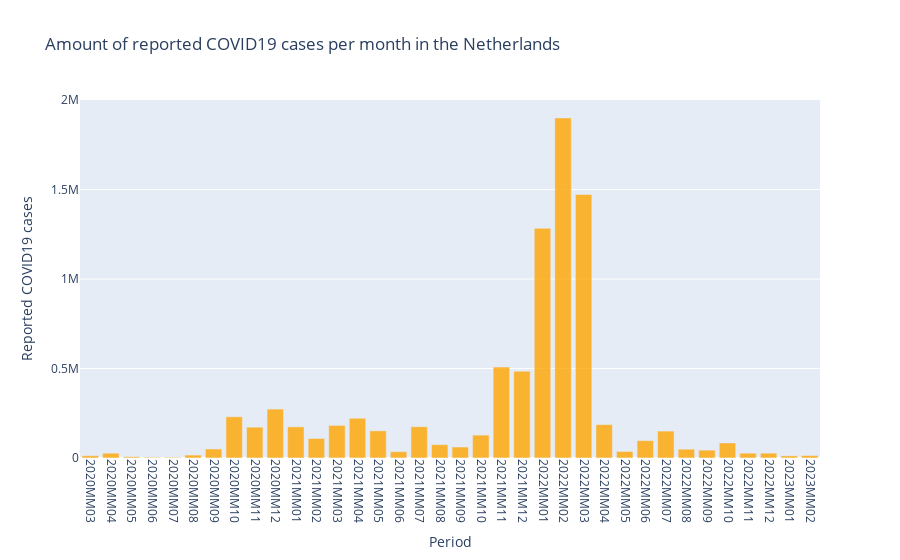

The notebook cell this image was saved under:
### Markdown cell above
<p>In this graph, the total amount of flight is shown. These flights include passenger-, cargo- and mail flights. There are some interesting points. For example the big drop in April 2020. This is the period in which the whole world was more or less in lockdown (4). Afterwards, the degree of restrictions keeps causing an negative effect of the number of flights. However, the first lockdown had by far the most impact. Another interesting observation is that every year, also before the pandemic, the flights in February drop significantly. Due to the fact that was already the case before the pandemic started (2019), It probably has a different reason. For example, February is right after the holidays, so people could simply have less money land (vacation)time left to fly (5). This is also the reason why it is cheaper to fly in that time of the year (big drop in demand). Finally, the number of flights before the pandemic were bit higher than we see in the years after the pandemic. Thus, this is not completely recovered yet, or something else is happened.</p>

<p>More about specific observations will be discussed in later chapters. However, it is very clear that by far most of the flights depart and arrive from Schiphol (red line). This portion is so big, that the other main airports in the Netherlands almost fall into insignificance. Also, the trendline of the total amount of flights of all airports together (blue line) corresponds neathly with Schiphol's trendline. Herefore, it is decided to continue researching only Schiphol Airport and leave the other airports out.</p>

<p>Next, the COVID19 data will be analysed and discussed.</p>

### Code cell
# Import COVID19-data
covidfile_path = 'COVID_19_aantallen_gemeente_cumulatief.csv'
coviddata = pd.read_csv(covidfile_path, delimiter=';')

# The data needs to be filtered. Only data at the last day of each month is needed
end_of_months = '2020-03-31|2020-04-30|2020-05-31|2020-06-30|2020-07-31|2020-08-31|\
                |2020-09-30|2020-10-31|2020-11-30|2020-12-31|2021-01-31|2021-02-28|\
                |2021-03-31|2021-04-30|2021-05-31|2021-06-30|2021-07-31|2021-08-31|\
                |2021-09-30|2021-10-31|2021-11-30|2021-12-31|2022-01-31|2022-02-28|\
                |2022-03-31|2022-04-30|2022-05-31|2022-06-30|2022-07-31|2022-08-31|\
                |2022-09-30|2022-10-31|2022-11-30|2022-12-31|2023-01-31|2023-02-28|\
                |2023-03-31|2023-04-30|2023-05-31|2023-06-30|2023-07-31|2023-08-31'

coviddf = coviddata[coviddata['Date_of_publication'].str.contains(end_of_months) == True]

# Unnecessary columns can be removed
coviddf = coviddf.drop(['Version', 'Date_of_report', 'Municipality_code',
                        'Municipality_name', 'Hospital_admission', 'Deceased']
                        , axis=1
                        )

# Reset index
coviddf = coviddf.reset_index()

# Notation of the dates needs to be changed into the notation of the flightdatafile to compare them later on
for i in range(len(coviddf)):
    date_list = coviddf['Date_of_publication'][i].rstrip('10:00:00').split('-')
    new_date = date_list[0] + 'MM' + date_list[1]
    coviddf.loc[i, 'Date_of_publication'] = new_date

# Calculate the cumulative number of registered COVID19 cases of all municipalities of every month
sum = 0
date = coviddf['Date_of_publication'][0]
cumulative_per_date = {}
cumulative = 0
sum_last_month = 0

for i in range(len(coviddf)):
    if coviddf['Date_of_publication'][i] == date:
        sum += coviddf['Total_reported'][i]
    else:
        sum -= cumulative
        cumulative += sum
        cumulative_per_date.update({date: sum})
        date = coviddf['Date_of_publication'][i]
        last_sum = sum
        sum = 0

# Make a graph about the number of registered COVID19 cases
figcovid = px.bar(x = cumulative_per_date.keys(),
              y = cumulative_per_date.values(),
              title = 'Amount of reported COVID19 cases per month in the Netherlands',
              color_discrete_sequence = ['orange']*len(cumulative_per_date),
              opacity = 0.8
            )

# Adjust the axes of the graph
figcovid.update_xaxes(tickangle=90, title = 'Period')
figcovid.update_yaxes(title = 'Reported COVID19 cases')

# Show graph
figcovid.show()

### Figure 1 — Plotly figure (JSON) as saved in the notebook; plotly's stock layout.template omitted (floating-point values rounded to 4 significant figures)
{"data": [{"alignmentgroup": "True", "hovertemplate": "x=%{x}<br>y=%{y}<extra></extra>", "legendgroup": "", "marker": {"color": "orange", "opacity": 0.8, "pattern": {"shape": ""}}, "name": "", "offsetgroup": "", "orientation": "v", "showlegend": false, "textposition": "auto", "type": "bar", "x": ["2020MM03", "2020MM04", "2020MM05", "2020MM06", "2020MM07", "2020MM08", "2020MM09", "2020MM10", "2020MM11", "2020MM12", "2021MM01", "2021MM02", "2021MM03", "2021MM04", "2021MM05", "2021MM06", "2021MM07", "2021MM08", "2021MM09", "2021MM10", "2021MM11", "2021MM12", "2022MM01", "2022MM02", "2022MM03", "2022MM04", "2022MM05", "2022MM06", "2022MM07", "2022MM08", "2022MM09", "2022MM10", "2022MM11", "2022MM12", "2023MM01", "2023MM02"], "xaxis": "x", "y": [12595, 26716, 7126, 3831, 4028, 16365, 50166, 230293, 172255, 273309, 174021, 109045, 182273, 222161, 151799, 35218, 174793, 74554, 61284, 127962, 507820, 485064, 1283474, 1900270, 1472285, 186582, 36617, 96703, 150459, 49197, 44050, 83983, 26957, 26974, 12103, 13632], "yaxis": "y"}], "layout": {"barmode": "relative", "legend": {"tracegroupgap": 0}, "title": {"text": "Amount of reported COVID19 cases per month in the Netherlands"}, "xaxis": {"anchor": "y", "domain": [0, 1], "tickangle": 90, "title": {"text": "Period"}}, "yaxis": {"anchor": "x", "domain": [0, 1], "title": {"text": "Reported COVID19 cases"}}}}
